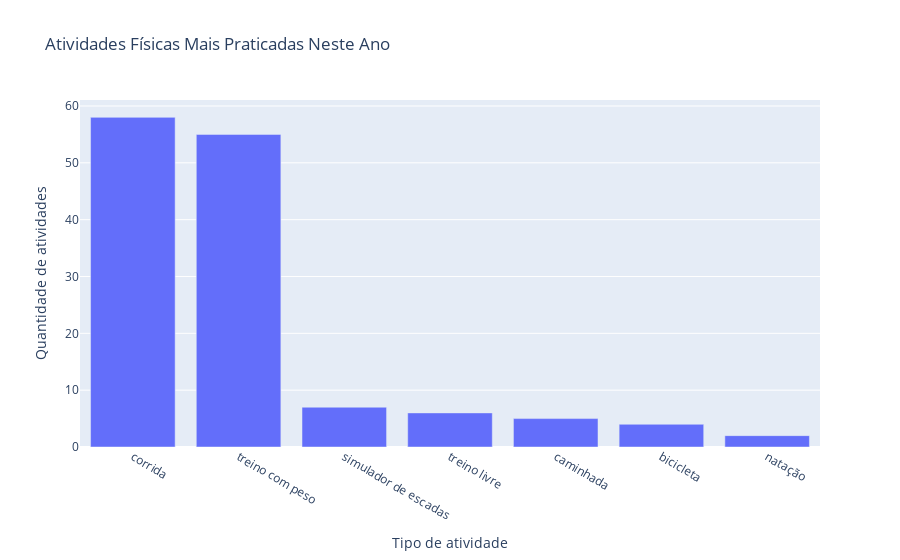

The notebook cell saved with this chart:
### Code cell
# 📅 Quantas atividades foram feitas neste ano?
atividades_ano = df[df['year'] == pd.Timestamp('today').year]
print(f"Atividades neste ano: {atividades_ano.shape[0]}")

# 🏃♂️ Qual está sendo a atividade física mais praticada este ano?
atividade_mais_praticada_ano = atividades_ano['sport_type'].value_counts()
print(f"Atividade mais praticada este ano: {atividade_mais_praticada_ano.idxmax()}")

# Contagem de atividades por tipo de esporte
contagem_atividades_ano = atividades_ano['sport_type'].value_counts().reset_index()
contagem_atividades_ano.columns = ['Tipo de atividade', 'Quantidade de atividades']

# Gráfico de barras com a contagem de atividades por tipo de esporte
fig = px.bar(contagem_atividades_ano, x='Tipo de atividade', y='Quantidade de atividades', title='Atividades Físicas Mais Praticadas Neste Ano')
fig.show()

### Figure 1 — Plotly figure (JSON) as saved in the notebook; plotly's stock layout.template omitted (floating-point values rounded to 4 significant figures)
{"data": [{"alignmentgroup": "True", "hovertemplate": "Tipo de atividade=%{x}<br>Quantidade de atividades=%{y}<extra></extra>", "legendgroup": "", "marker": {"color": "#636efa", "pattern": {"shape": ""}}, "name": "", "offsetgroup": "", "orientation": "v", "showlegend": false, "textposition": "auto", "type": "bar", "x": ["corrida", "treino com peso", "simulador de escadas", "treino livre", "caminhada", "bicicleta", "natação"], "xaxis": "x", "y": [58, 55, 7, 6, 5, 4, 2], "yaxis": "y"}], "layout": {"barmode": "relative", "legend": {"tracegroupgap": 0}, "title": {"text": "Atividades Físicas Mais Praticadas Neste Ano"}, "xaxis": {"anchor": "y", "domain": [0, 1], "title": {"text": "Tipo de atividade"}}, "yaxis": {"anchor": "x", "domain": [0, 1], "title": {"text": "Quantidade de atividades"}}}}
